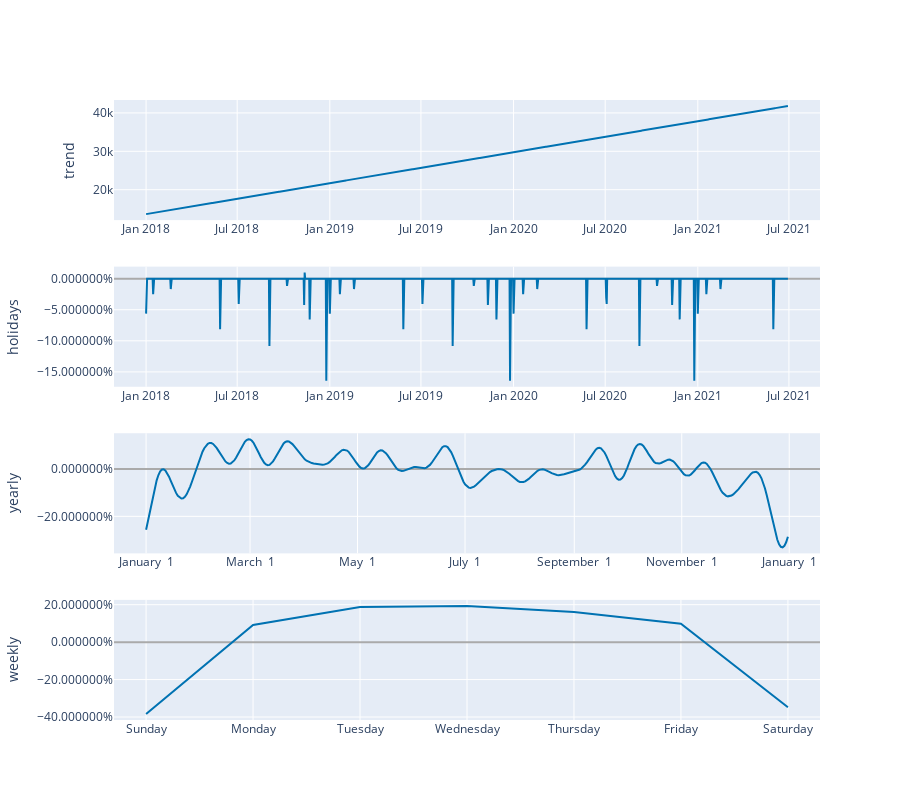

Here is the notebook cell this chart was saved with:
### Code cell
plot_components_plotly(m, forecast)

### Figure 1 — Plotly figure (JSON) as saved in the notebook; plotly's stock layout.template omitted (floating-point values rounded to 4 significant figures; data arrays with more than 128 entries replaced by an {"elided": "..."} marker saying what was removed)
{"data": [{"line": {"color": "#0072B2", "width": 2}, "mode": "lines", "name": "trend", "type": "scatter", "x": {"elided": "1275 str values"}, "xaxis": "x", "y": {"elided": "1275 float values"}, "yaxis": "y"}, {"line": {"color": "rgba(0, 114, 178, 0.2)", "width": 0}, "mode": "lines", "name": "trend_upper", "type": "scatter", "x": {"elided": "1275 str values"}, "xaxis": "x", "y": {"elided": "1275 float values"}, "yaxis": "y"}, {"fill": "tonexty", "fillcolor": "rgba(0, 114, 178, 0.2)", "line": {"color": "rgba(0, 114, 178, 0.2)", "width": 0}, "mode": "lines", "name": "trend_lower", "type": "scatter", "x": {"elided": "1275 str values"}, "xaxis": "x", "y": {"elided": "1275 float values"}, "yaxis": "y"}, {"line": {"color": "#0072B2", "width": 2}, "mode": "lines", "name": "holidays", "text": {"elided": "1275 str values"}, "type": "scatter", "x": {"elided": "1275 str values"}, "xaxis": "x2", "y": {"elided": "1275 float values"}, "yaxis": "y2"}, {"line": {"color": "#0072B2", "width": 2}, "mode": "lines", "name": "yearly", "type": "scatter", "x": {"elided": "365 str values"}, "xaxis": "x3", "y": {"elided": "365 float values"}, "yaxis": "y3"}, {"line": {"color": "#0072B2", "width": 2}, "mode": "lines", "name": "weekly", "type": "scatter", "x": ["2017-01-01T00:00:00", "2017-01-02T00:00:00", "2017-01-03T00:00:00", "2017-01-04T00:00:00", "2017-01-05T00:00:00", "2017-01-06T00:00:00", "2017-01-07T00:00:00"], "xaxis": "x4", "y": [-0.3838, 0.09122, 0.1872, 0.1937, 0.1613, 0.09834, -0.3479], "yaxis": "y4"}], "layout": {"height": 800, "showlegend": false, "width": 900, "xaxis": {"anchor": "y", "domain": [0, 1], "range": ["2017-10-29T06:00:00", "2021-08-31T18:00:00"], "type": "date"}, "xaxis2": {"anchor": "y2", "domain": [0, 1], "range": ["2017-10-29T06:00:00", "2021-08-31T18:00:00"], "type": "date"}, "xaxis3": {"anchor": "y3", "domain": [0, 1], "range": ["2016-12-13T18:54:02.958904115", "2018-01-18T11:04:57.863013581"], "tickformat": "%B %e", "type": "date"}, "xaxis4": {"anchor": "y4", "domain": [0, 1], "range": ["2016-12-31T16:48:00", "2017-01-07T07:12:00"], "tickformat": "%A", "type": "date"}, "yaxis": {"anchor": "x", "domain": [0.8063, 1], "rangemode": "normal", "title": {"text": "trend"}, "zerolinecolor": "#AAA"}, "yaxis2": {"anchor": "x2", "domain": [0.5375, 0.7312], "hoverformat": ".2%", "rangemode": "tozero", "tickformat": "%", "title": {"text": "holidays"}, "zerolinecolor": "#AAA"}, "yaxis3": {"anchor": "x3", "domain": [0.2687, 0.4625], "hoverformat": ".2%", "tickformat": "%", "title": {"text": "yearly"}, "zerolinecolor": "#AAA"}, "yaxis4": {"anchor": "x4", "domain": [0, 0.1938], "hoverformat": ".2%", "tickformat": "%", "title": {"text": "weekly"}, "zerolinecolor": "#AAA"}}}
